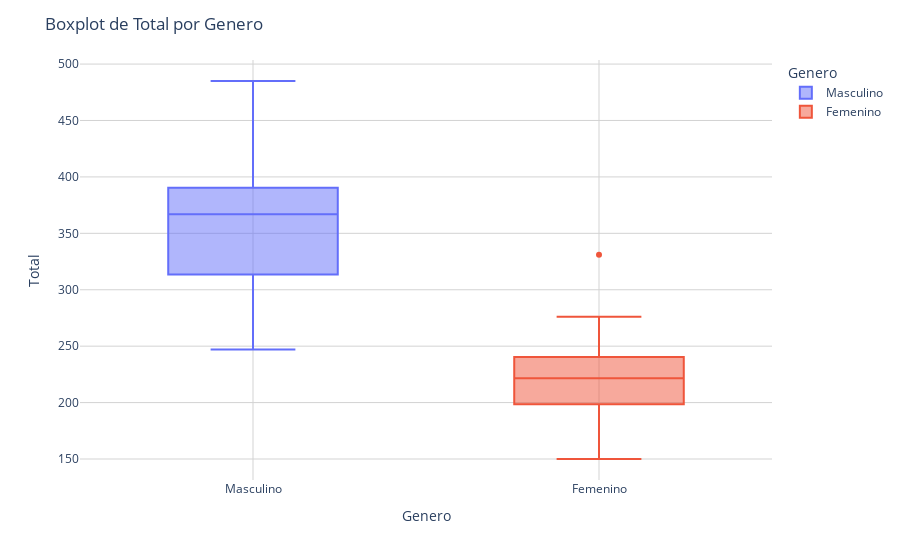

The cell this chart's notebook holds for it:
### Markdown cell above
Al separar por país vemos gran amplitud pero puede ser por la diferencia de puntuación entre medallistas femeninas y masculinos.

### Code cell
graficar_boxplot_bivariable_px (df = df_columnas, variable_analisis = 'Total', variable_categorica = 'Genero')

### Figure 1 — Plotly figure (JSON) as saved in the notebook; plotly's stock layout.template omitted (floating-point values rounded to 4 significant figures)
{"data": [{"alignmentgroup": "True", "hovertemplate": "Genero=%{x}<br>Total=%{y}<extra></extra>", "legendgroup": "Masculino", "marker": {"color": "#636efa"}, "name": "Masculino", "notched": false, "offsetgroup": "Masculino", "orientation": "v", "showlegend": true, "type": "box", "x": ["Masculino", "Masculino", "Masculino", "Masculino", "Masculino", "Masculino", "Masculino", "Masculino", "Masculino", "Masculino", "Masculino", "Masculino", "Masculino", "Masculino", "Masculino", "Masculino", "Masculino", "Masculino", "Masculino", "Masculino", "Masculino", "Masculino", "Masculino", "Masculino", "Masculino", "Masculino", "Masculino", "Masculino", "Masculino", "Masculino", "Masculino", "Masculino", "Masculino", "Masculino", "Masculino", "Masculino", "Masculino", "Masculino", "Masculino", "Masculino", "Masculino", "Masculino", "Masculino", "Masculino", "Masculino", "Masculino", "Masculino", "Masculino", "Masculino", "Masculino", "Masculino", "Masculino", "Masculino", "Masculino", "Masculino", "Masculino", "Masculino", "Masculino", "Masculino", "Masculino"], "x0": " ", "xaxis": "x", "y": [261, 286, 312, 345, 356, 371, 400, 391, 427, 478, 258, 296, 323, 341, 370, 375, 393, 390, 407, 485, 256, 283, 311, 339, 355, 370, 378, 377, 411, 447, 248, 290, 318, 339, 369, 374, 374, 380, 406, 464, 247, 282, 308, 335, 354, 360, 377, 376, 410, 440, 247, 287, 315, 336, 347, 365, 372, 379, 401, 445], "y0": " ", "yaxis": "y"}, {"alignmentgroup": "True", "hovertemplate": "Genero=%{x}<br>Total=%{y}<extra></extra>", "legendgroup": "Femenino", "marker": {"color": "#EF553B"}, "name": "Femenino", "notched": false, "offsetgroup": "Femenino", "orientation": "v", "showlegend": true, "type": "box", "x": ["Femenino", "Femenino", "Femenino", "Femenino", "Femenino", "Femenino", "Femenino", "Femenino", "Femenino", "Femenino", "Femenino", "Femenino", "Femenino", "Femenino", "Femenino", "Femenino", "Femenino", "Femenino", "Femenino", "Femenino", "Femenino", "Femenino", "Femenino", "Femenino", "Femenino", "Femenino", "Femenino", "Femenino", "Femenino", "Femenino", "Femenino", "Femenino", "Femenino", "Femenino", "Femenino", "Femenino", "Femenino", "Femenino", "Femenino", "Femenino", "Femenino", "Femenino", "Femenino", "Femenino", "Femenino", "Femenino", "Femenino", "Femenino", "Femenino", "Femenino", "Femenino", "Femenino", "Femenino", "Femenino", "Femenino", "Femenino", "Femenino", "Femenino", "Femenino", "Femenino"], "x0": " ", "xaxis": "x", "y": [163, 190, 199, 221, 239, 240, 242, 222, 242, 331, 155, 189, 208, 211, 244, 227, 248, 236, 246, 276, 158, 180, 198, 214, 229, 216, 241, 221, 240, 268, 152, 181, 200, 210, 230, 219, 246, 231, 245, 252, 150, 178, 190, 213, 224, 215, 233, 217, 231, 260, 151, 180, 197, 210, 222, 218, 243, 227, 240, 243], "y0": " ", "yaxis": "y"}], "layout": {"boxmode": "overlay", "legend": {"title": {"text": "Genero"}, "tracegroupgap": 0}, "margin": {"t": 60}, "plot_bgcolor": "rgba(255, 255, 255, 1)", "title": {"text": "Boxplot de Total por Genero"}, "xaxis": {"anchor": "y", "categoryarray": ["Masculino", "Femenino"], "categoryorder": "array", "domain": [0, 1], "gridcolor": "lightgrey", "showgrid": true, "title": {"text": "Genero"}}, "yaxis": {"anchor": "x", "domain": [0, 1], "gridcolor": "lightgrey", "showgrid": true, "title": {"text": "Total"}}}}
